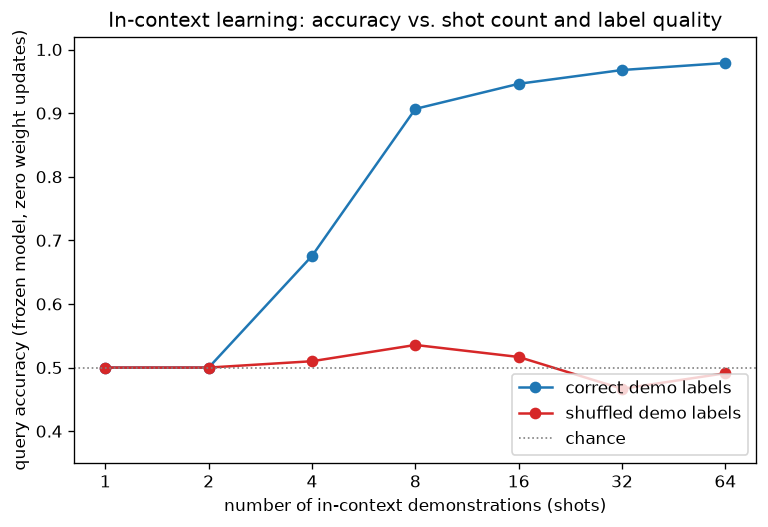

Reproduce this figure in Python.
"""
Day 70 -- In-context learning & prompting.

Simulates ICL as a frozen-representation nearest-neighbor rule: a "prompt"
supplies k labeled demonstrations, and the frozen model classifies a query
by similarity to those demonstrations (no weight updates, ever). Compares
accuracy as a function of shot count k under two conditions:
  - correct demonstration labels
  - demonstration labels randomly shuffled (same inputs, same format,
    same k -- only the label mapping is destroyed)

This mirrors the well-known empirical finding (Min et al. 2022) that a large
chunk of ICL's benefit comes from exposure to the input distribution and
prompt *format*, not strictly from correct label mapping -- but correct
labels still matter and the gap should be visible.
"""
import numpy as np
import matplotlib.pyplot as plt

np.random.seed(42)

# ---- synthetic two-class task in a toy 2D "frozen embedding" space ----
n_per_class = 40
class0 = np.random.randn(n_per_class, 2) * 0.9 + np.array([-1.5, 0.0])
class1 = np.random.randn(n_per_class, 2) * 0.9 + np.array([1.5, 0.0])
X = np.vstack([class0, class1])
y = np.array([0] * n_per_class + [1] * n_per_class)

# held-out query set, drawn from the same distribution
n_query = 60
q0 = np.random.randn(n_query // 2, 2) * 0.9 + np.array([-1.5, 0.0])
q1 = np.random.randn(n_query // 2, 2) * 0.9 + np.array([1.5, 0.0])
X_query = np.vstack([q0, q1])
y_query = np.array([0] * (n_query // 2) + [1] * (n_query // 2))

shots = [1, 2, 4, 8, 16, 32, 64]
n_trials = 30  # average over random demonstration subsets for a smooth curve


def knn_predict(x, demo_X, demo_y, k=3):
    # frozen "similarity lookup" -- exactly what ICL does over demonstrations,
    # just with real transformer attention instead of raw Euclidean distance
    k = min(k, len(demo_X))
    dists = np.linalg.norm(demo_X - x, axis=1)
    nearest = np.argsort(dists)[:k]
    votes = demo_y[nearest]
    return 1 if votes.mean() >= 0.5 else 0


def accuracy_for_shots(n_shots, shuffle_labels, rng):
    accs = []
    for _ in range(n_trials):
        idx = rng.choice(len(X), size=n_shots, replace=False)
        demo_X, demo_y = X[idx], y[idx].copy()
        if shuffle_labels:
            rng.shuffle(demo_y)  # same inputs/format, label mapping destroyed
        preds = np.array([knn_predict(q, demo_X, demo_y) for q in X_query])
        accs.append((preds == y_query).mean())
    return np.mean(accs)


rng = np.random.RandomState(42)
acc_correct = [accuracy_for_shots(k, shuffle_labels=False, rng=rng) for k in shots]
acc_shuffled = [accuracy_for_shots(k, shuffle_labels=True, rng=rng) for k in shots]

fig, ax = plt.subplots(figsize=(6.5, 4.5))
ax.plot(shots, acc_correct, marker="o", color="#1f77b4", label="correct demo labels")
ax.plot(shots, acc_shuffled, marker="o", color="#d62728", label="shuffled demo labels")
ax.axhline(0.5, color="gray", linestyle=":", linewidth=1, label="chance")
ax.set_xscale("log", base=2)
ax.set_xticks(shots)
ax.set_xticklabels(shots)
ax.set_xlabel("number of in-context demonstrations (shots)")
ax.set_ylabel("query accuracy (frozen model, zero weight updates)")
ax.set_title("In-context learning: accuracy vs. shot count and label quality")
ax.legend(loc="lower right")
ax.set_ylim(0.35, 1.02)
fig.tight_layout()
fig.savefig("graph_DAY_70.png", dpi=120, bbox_inches="tight")
